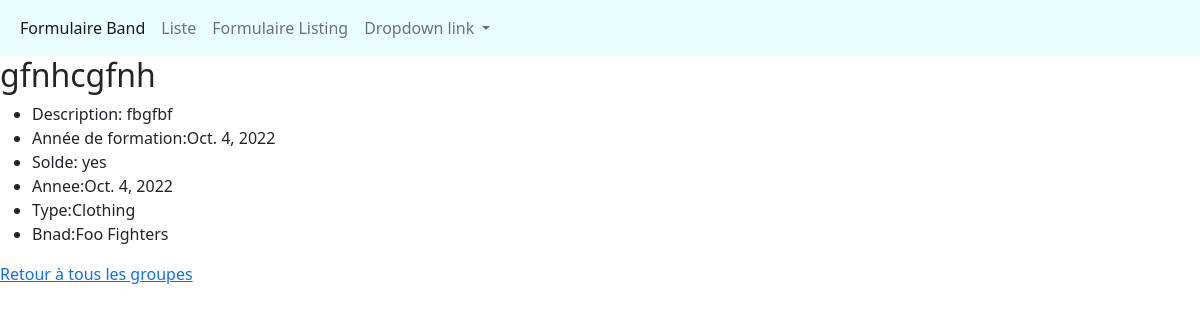
/listings/2/, run on an earlier commit of the app's database.
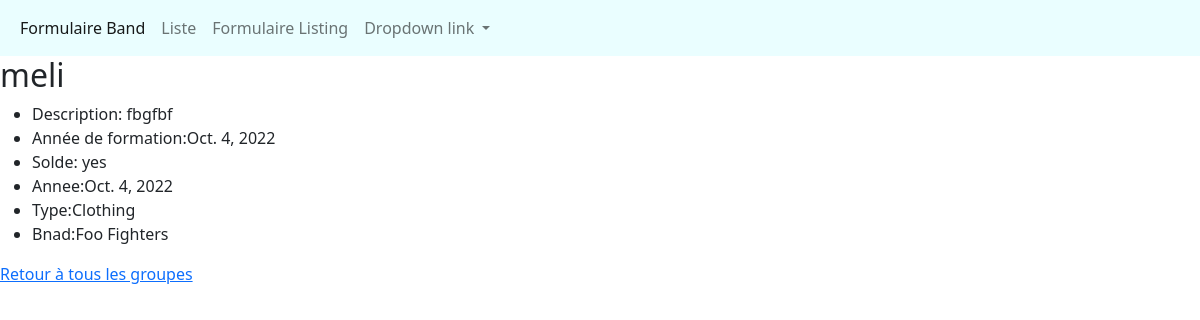
And on a later commit of the database.
### listings/models.py (models this page shows, shortened)
class Listing(models.Model):
    class Annonce(models.TextChoices):
        RECORDS='RD'
        CLOTHING='CL'
        POSTERS='PO'
        MISCELLANEAOUS='MS'
    Title = models.CharField(max_length=200)
    description = models.CharField(max_length=100)
    sold = models.BooleanField(default=True)
    year = models.DateField(null=True)
    type=models.CharField(max_length=100,choices=Annonce.choices)
    band=models.ForeignKey(Band,null=True,on_delete=models.SET_NULL)

class Band(models.Model):
    class Genre(models.TextChoices):
        HIP_HOP ='HH'
        SYHTH_POP ='SP'
        ALTERNATIVE_ROCK ='AR'
    name = models.CharField(max_length=100)
    genre=models.CharField(max_length=100,choices=Genre.choices)
    biography=models.CharField(max_length=255)
    year_formed=models.IntegerField(validators=[MinValueValidator(1900), MaxValueValidator(2022)])
    active=models.BooleanField(default=True)
    official_homepage=models.URLField(null=True,blank=True)
    def __str__(self) -> str:
        return f'{self.name}'

### listings/views.py (the view)
# urls.py: path('listings/<int:id>/', views.listings_detail, name='listings-detail'),
def listings_detail(request,id):
    listings = Listing.objects.get(id=id)
    return render(request, 'listings/listing_details.html', {'listings': listings})

### listings/templates/listings/listing_details.html
{% extends 'listings/base.html' %}
{% block content %}
<h2>{{listings.Title}}</h2>
<ul>
<li>Description: {{listings.description}} </li>
<li>Année de formation:{{ listings.year}}</li>
<li> Solde: {{listings.sold|yesno}}</li>
 <li>Annee:{{ listings.year }}</li>
  <li>Type:{{ listings.get_type_display }}</li>
 <li>Bnad:{{ listings.band }}</li>
</ul>
<a href="{% url 'listings' %}">Retour à tous les groupes</a>
{% endblock content %}

What changed in the data, as far as the page shows it:
changed Listing "fbgfbf": Title "gfnhcgfnh" → "meli"
